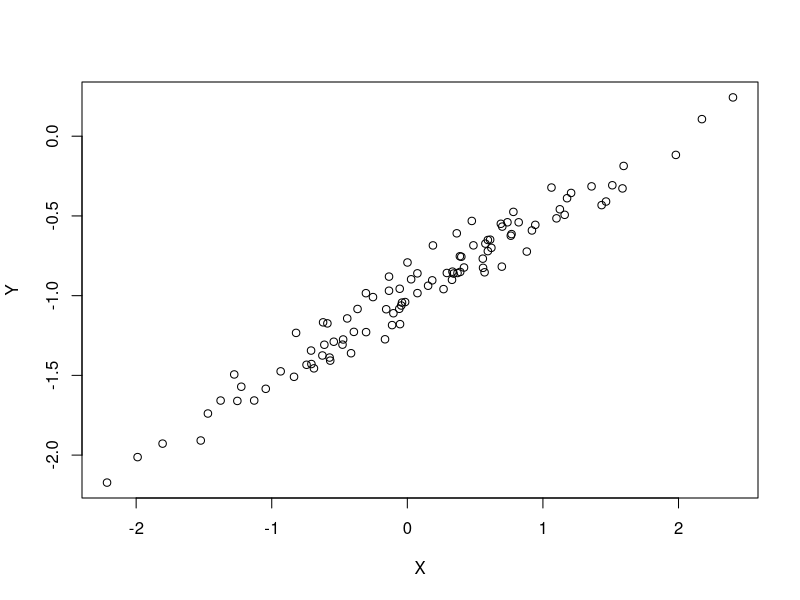

The R script that drew this image:
# homework 2

#Q1
GMAT = c(560,540,520,580,520,620,660,630,550,550,600,537)
GPA = c(3.20,3.44,3.70,3.10,3.00,4.00,3.38,3.83,2.67,2.75,2.33,3.75)

lm.1 = lm(GPA~GMAT)
summary(lm.1)
coef(lm.1)

predict(lm.1, data.frame(GMAT=540))

#Q2
GPA = c(4.0)
IQ = c(110)
Gender = c(1)
Salary = 50 + 20*GPA + 0.07*IQ + 35*Gender + 0.01*GPA*IQ - 10*GPA*Gender
Salary

#Q3
set.seed(1)
X = rnorm(100, mean = 0, sd = 1)
e = rnorm(100, mean = 0, sd = 0.1)
Y = -1 + 0.5*X + e
plot(Y~X)

lm.3 = lm(Y~X)
summary(lm.3)
confint(lm.3)

X_2 = X*X
lm.3.1 = lm(Y~X+X_2)
summary(lm.3.1)


